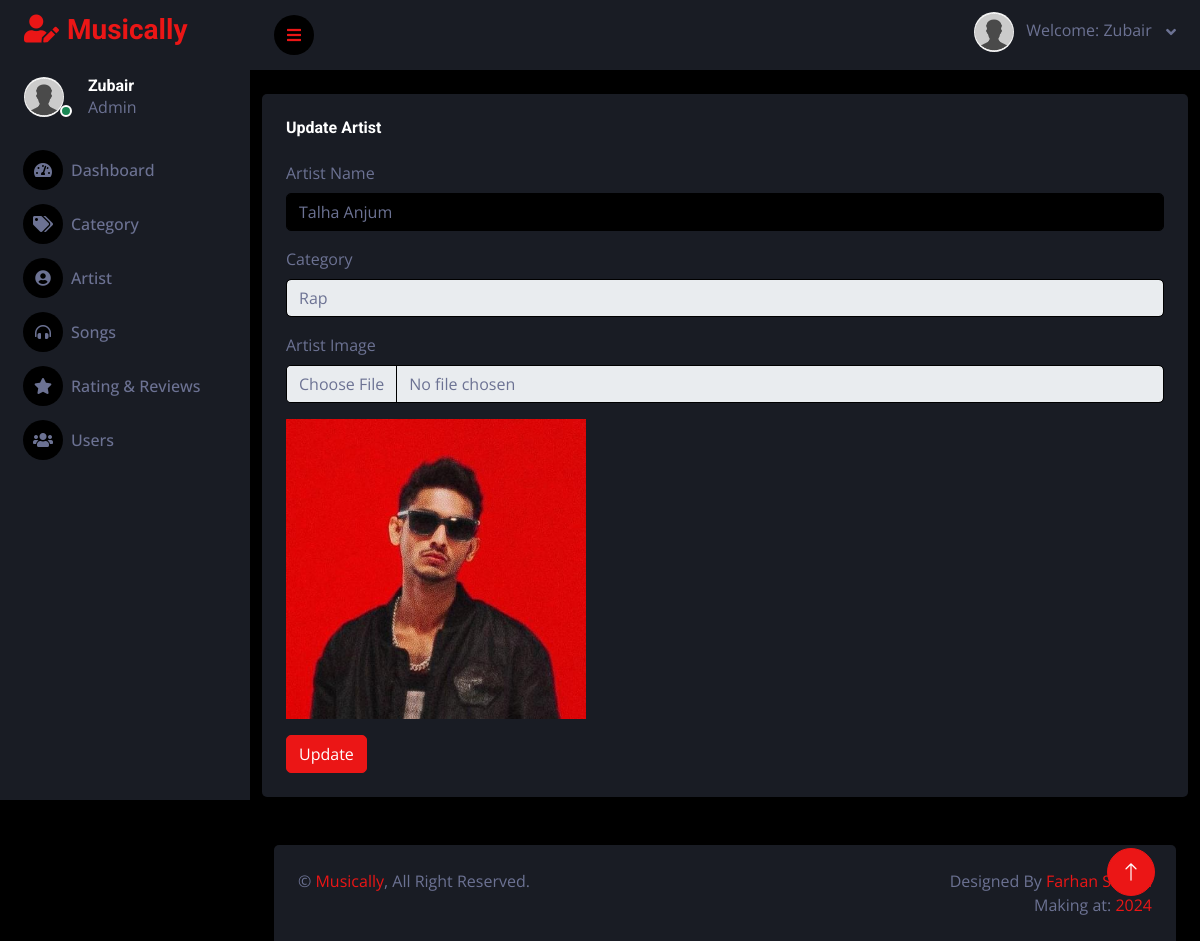
The app's page /update-artist.php?id=13 (signed in) with its own data.
### tables this page shows
CREATE TABLE IF NOT EXISTS `artist` (
  `artist_id` int NOT NULL AUTO_INCREMENT,
  `artist_name` varchar(255) NOT NULL,
  `post` varchar(255) NOT NULL,
  `image` varchar(255) NOT NULL,
  `followers` bigint DEFAULT NULL,
  `category_id` int DEFAULT NULL,
  PRIMARY KEY (`artist_id`)
);

### update-artist.php (the view, shortened to what this page needs)
<?php
require("config.php");
$artist_id = $_GET['id'];
$sql = "SELECT * FROM `artist` WHERE artist_id = '$artist_id'";
$result = mysqli_query($con, $sql);
$artist = mysqli_fetch_assoc($result);
include "header.php";
?>
<div class="container my-4">
    <div class="row">
        <div class="col-sm-12 col-xl-12">
            <div class="bg-secondary rounded h-100 p-4">
                <h6 class="mb-4">Update Artist</h6>
                <form onsubmit="confirmSaveChanges(event)" method="post" enctype="multipart/form-data">
                    <div class="mb-3">
                        <label for="artist_name" class="form-label">Artist Name</label>
                        <input type="text" class="form-control" name="artist_name" id="artist_name" value="<?php echo htmlspecialchars($artist['artist_name']); ?>" required>
                    </div>
                    <div class="mb-3">
                        <label for="category" class="form-label">Category</label>
                        <select name="cat_id" class="form-control" required>
                            <?php
                            $sql = "SELECT * FROM `category`";
                            $res = mysqli_query($con, $sql);
                            while ($row = mysqli_fetch_assoc($res)) {
                                $selected = ($row['category_id'] == $artist['category_id']) ? 'selected' : '';
                                echo '<option value="' . $row['category_id'] . '" ' . $selected . '>' . $row['category_name'] . '</option>';
                            }
                            ?>
                        </select>
                    </div>
                    <div class="mb-3">
                        <label for="image" class="form-label">Artist Image</label>
                        <input type="file" class="form-control" name="image" id="image" accept=".jpg,.jpeg,.png,.gif" onchange="previewImage(event)">
                    </div>
                    <div class="mb-3">
                        <img id="imagePreview" src="uploads/<?php echo htmlspecialchars($artist['image']); ?>" alt="Image Preview" style="display: block; width: 300px; height: auto;">
                    </div>
                    <button type="submit" class="btn btn-primary">Update</button>
                </form>
            </div>
        </div>
    </div>
</div>
<?php
require "footer.php";
?>

### header.php (shortened to what this page needs)
<?php
require("config.php");
$userId = $_SESSION['admin_id'];
$sql = "SELECT * FROM `admin` WHERE admin_id = '$userId'";
$res = mysqli_query($con, $sql);
$row = ($res && mysqli_num_rows($res) > 0) ? mysqli_fetch_assoc($res) : null;
$profileImage = !empty($row['profile_image']) ? 'uploads/' . htmlspecialchars($row['profile_image']) : 'img/null-user.jpg';
$username = !empty($row['username']) ? htmlspecialchars($row['username']) : 'Admin';
?>
<!DOCTYPE html>
<html lang="en">
<head>
    <link href="https://cdnjs.cloudflare.com/ajax/libs/font-awesome/5.10.0/css/all.min.css" rel="stylesheet">
    <link href="https://cdn.jsdelivr.net/npm/bootstrap-icons@1.4.1/font/bootstrap-icons.css" rel="stylesheet">
    <link href="lib/owlcarousel/assets/owl.carousel.min.css" rel="stylesheet">
    <link href="lib/tempusdominus/css/tempusdominus-bootstrap-4.min.css" rel="stylesheet" />
    <link rel="stylesheet" href="https://cdn.jsdelivr.net/npm/sweetalert2@11/dist/sweetalert2.min.css">
    <link href="css/bootstrap.min.css" rel="stylesheet">
    <link href="css/style.css" rel="stylesheet">
</head>
<body>
    <div class="container-fluid position-relative d-flex p-0">
        <div class="sidebar pe-4 pb-3">
            <nav class="navbar bg-secondary navbar-dark">
                <a href="index.php" class="navbar-brand mx-4 mb-3">
                    <h3 class="text-primary"><i class="fa fa-user-edit me-2"></i>Musically</h3>
                </a>
                <div class="d-flex align-items-center ms-4 mb-4">
                    <div class="position-relative">
                        <img class="rounded-circle me-lg-2" src="<?php echo $profileImage; ?>" alt="" style="width: 40px; height: 40px;">
                        <div class="bg-success rounded-circle border border-2 border-white position-absolute end-0 bottom-0 p-1"></div>
                    </div>
                    <div class="ms-3">
                        <a href="profile.php?id=<?php echo $row['admin_id'] ?>"><h6 class="mb-0"><?php echo $username; ?></h6></a>
                        <span>Admin</span>
                    </div>
                </div>
                <div class="navbar-nav w-100">
                    <a href="index.php" class="nav-item nav-link <?php echo (basename($_SERVER['PHP_SELF']) == 'index.php') ? 'active' : ''; ?>">
                        <i class="fa fa-tachometer-alt me-2"></i>Dashboard
                    </a>
                    <a href="category.php" class="nav-item nav-link <?php echo (basename($_SERVER['PHP_SELF']) == 'category.php') ? 'active' : ''; ?>">
                        <i class="fa fa-tags me-2"></i>Category
                    </a>
                    <a href="artist.php" class="nav-item nav-link <?php echo (basename($_SERVER['PHP_SELF']) == 'artist.php') ? 'active' : ''; ?>">
                        <i class="fa fa-user-circle me-2"></i>Artist
                    </a>
                    <a href="song.php" class="nav-item nav-link <?php echo (basename($_SERVER['PHP_SELF']) == 'song.php') ? 'active' : ''; ?>">
                        <i class="fa fa-headphones-alt me-2"></i>Songs
                    </a>
                    <a href="rating_reviews.php" class="nav-item nav-link <?php echo (basename($_SERVER['PHP_SELF']) == 'rating_reviews.php') ? 'active' : ''; ?>">
                        <i class="fa fa-star me-2"></i>Rating & Reviews
                    </a>
                    <a href="users.php" class="nav-item nav-link <?php echo (basename($_SERVER['PHP_SELF']) == 'users.php') ? 'active' : ''; ?>">
                        <i class="fa fa-users me-2"></i>Users
                    </a>
                </div>
            </nav>
        </div>
        <div class="content">
            <nav class="navbar navbar-expand bg-secondary navbar-dark sticky-top px-4 py-0">
                <a href="#" class="sidebar-toggler flex-shrink-0">
                    <i class="fa fa-bars"></i>
                </a>
                <div class="navbar-nav align-items-center ms-auto">
                    <div class="nav-item dropdown">
                        <a href="#" class="nav-link dropdown-toggle" data-bs-toggle="dropdown">
                            <img class="rounded-circle me-lg-2" src="<?php echo $profileImage; ?>" alt="" style="width: 40px; height: 40px;">
                            <span class="d-none d-lg-inline-flex">
                                <p>Welcome: <?php echo $username; ?></p>&nbsp;
                            </span>
                        </a>
                    </div>
                </div>
            </nav>

### css/style.css (style rules this page uses)
:root { --primary: #EB1616; --secondary: #191C24; --light: #6C7293; --dark: #000000; }
.btn { transition: .5s; }
.sidebar { position: fixed; top: 0; left: 0; bottom: 0; width: 250px; height: 100vh; overflow-y: auto; background: var(--secondary); transition: 0.5s; z-index: 999; }
.content { margin-left: 250px; min-height: 100vh; background: var(--dark); transition: 0.5s; }
@media (min-width: 992px) { .sidebar { margin-left: 0; } }
@media (min-width: 992px) { .content { width: calc(100% - 250px); } }
.sidebar .navbar .navbar-nav .nav-link { padding: 7px 20px; color: var(--light); font-weight: 500; border-left: 3px solid var(--secondary); border-radius: 0 30px 30px 0; outline: none; }
.sidebar .navbar .navbar-nav .nav-link i { width: 40px; height: 40px; display: inline-flex; align-items: center; justify-content: center; background: var(--dark); border-radius: 40px; }
.content .navbar .navbar-nav .nav-link { margin-left: 25px; padding: 12px 0; color: var(--light); outline: none; }
.content .navbar .sidebar-toggler, .content .navbar .navbar-nav .nav-link i { width: 40px; height: 40px; display: inline-flex; align-items: center; justify-content: center; background: var(--dark); border-radius: 40px; }
.content .navbar .dropdown-toggle::after { margin-left: 6px; vertical-align: middle; border: none; content: "\f107"; font-family: "Font Awesome 5 Free"; font-weight: 900; transition: .5s; }

### records on screen
artist: artist_name "Talha Anjum", image (picture)

### other values on screen
$username "Zubair"
form field cat_id "Rap"
